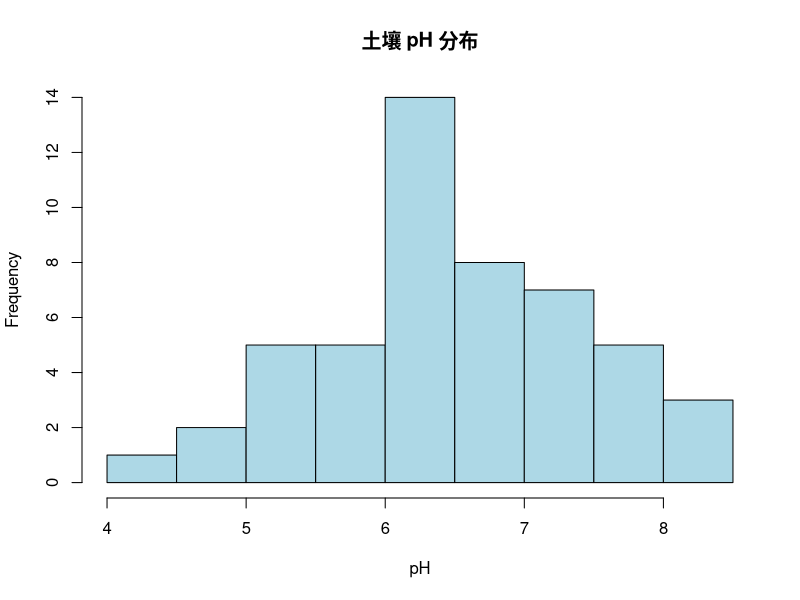
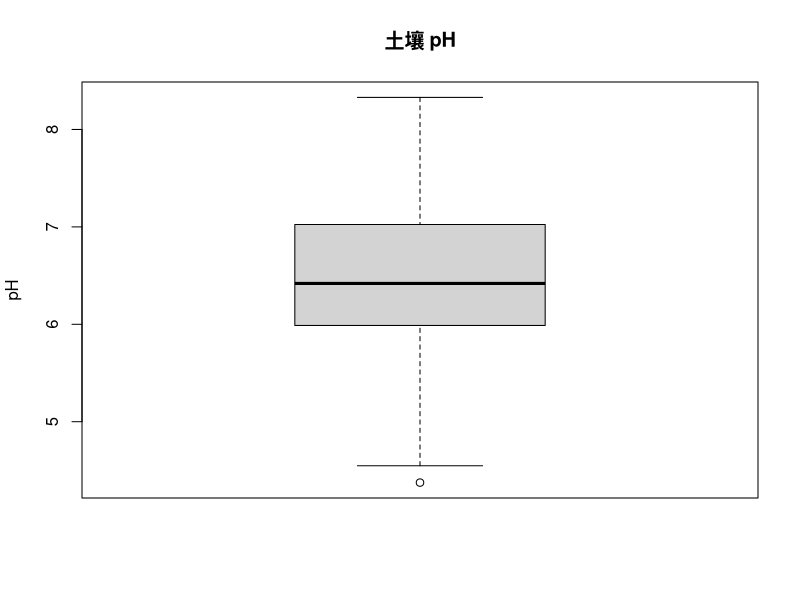
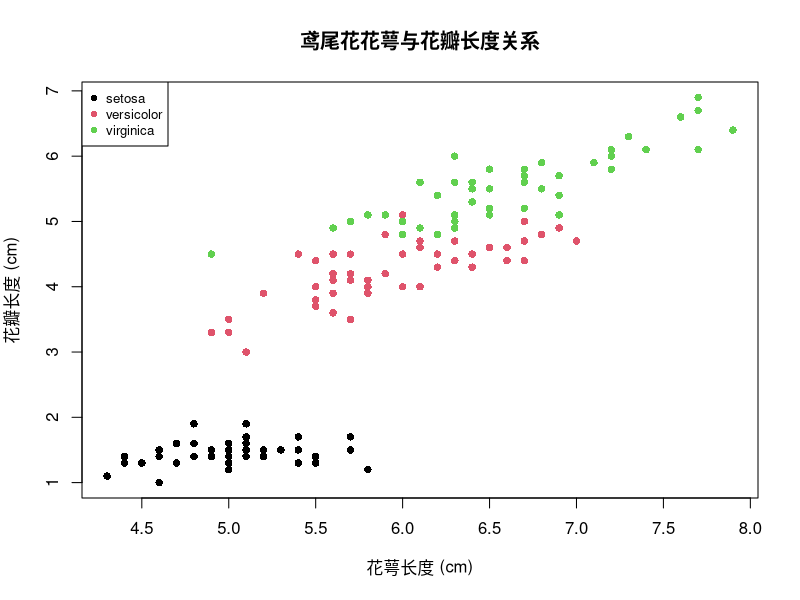

Generate these figures, in order, with R:
## ---- chunk 1
x <- 3.14        # 赋值
y <- 42L          # 整数（加 L 后缀）
class(x)          # 查看类型
class(y)
## ---- chunk 2
name <- "广西大学"
species <- '马尾松'    # 单引号和双引号都可以
class(name)
nchar(name)            # 字符数
## ---- chunk 3
is_tree <- TRUE
is_herb <- FALSE
3 > 2              # 比较运算返回逻辑值
## ---- chunk 4
# 数值向量
heights <- c(12.5, 8.3, 15.7, 10.2, 9.8)

# 字符向量
species <- c("马尾松", "杉木", "桉树", "樟树", "楠木")

# 逻辑向量
is_native <- c(TRUE, TRUE, FALSE, TRUE, TRUE)
## ---- chunk 5
heights <- c(12.5, 8.3, 15.7, 10.2, 9.8)

# 基本运算
heights * 100          # 每个元素乘以 100（cm 转换）
heights + 1            # 每个元素加 1

# 统计函数
mean(heights)          # 平均值
sd(heights)            # 标准差
max(heights)           # 最大值
min(heights)           # 最小值
length(heights)        # 长度
## ---- chunk 6
heights <- c(12.5, 8.3, 15.7, 10.2, 9.8)

heights[1]             # 第 1 个元素（R 从 1 开始计数！）
heights[c(1, 3)]       # 第 1 和第 3 个
heights[heights > 10]  # 筛选大于 10 的元素
## ---- chunk 7
# 创建因子
habitat <- factor(c("森林", "草地", "湿地", "森林", "草地", "森林"))
habitat

# 查看水平
levels(habitat)

# 频次统计
table(habitat)
## ---- chunk 8
# 创建有序因子
soil_depth <- factor(
  c("0-10cm", "10-20cm", "20-30cm", "0-10cm", "10-20cm"),
  levels = c("0-10cm", "10-20cm", "20-30cm"),
  ordered = TRUE
)
soil_depth

# 有序因子支持比较运算
soil_depth[1] < soil_depth[3]  # TRUE：0-10cm < 20-30cm
## ---- chunk 9
# 创建数据框
tree_data <- data.frame(
  species = c("马尾松", "杉木", "桉树", "樟树", "楠木"),
  height = c(12.5, 8.3, 15.7, 10.2, 9.8),
  dbh = c(25.3, 15.8, 32.1, 20.5, 18.7),    # 胸径 (cm)
  native = c(TRUE, TRUE, FALSE, TRUE, TRUE)
)

# 查看数据
tree_data
str(tree_data)     # 查看结构
summary(tree_data) # 描述性统计
## ---- chunk 10
tree_data <- data.frame(
  species = c("马尾松", "杉木", "桉树", "樟树", "楠木"),
  height = c(12.5, 8.3, 15.7, 10.2, 9.8),
  dbh = c(25.3, 15.8, 32.1, 20.5, 18.7),
  native = c(TRUE, TRUE, FALSE, TRUE, TRUE)
)

tree_data$height       # 用 $ 访问列
tree_data[1, ]         # 第 1 行
tree_data[, 2]         # 第 2 列
tree_data[1, 2]        # 第 1 行第 2 列
## ---- chunk 11
# 生成示例数据
set.seed(42)  # 设置随机种子，确保可重复
soil_ph <- rnorm(50, mean = 6.5, sd = 0.8)  # 50 个土壤 pH 值

# 描述性统计
mean(soil_ph)          # 平均值
median(soil_ph)        # 中位数
sd(soil_ph)            # 标准差
var(soil_ph)           # 方差
range(soil_ph)         # 范围
quantile(soil_ph)      # 四分位数

# 综合统计
summary(soil_ph)
## ---- chunk 12
set.seed(42)
soil_ph <- rnorm(50, mean = 6.5, sd = 0.8)

# 直方图
hist(soil_ph, main = "土壤 pH 分布", xlab = "pH", col = "lightblue")

# 箱线图
boxplot(soil_ph, main = "土壤 pH", ylab = "pH")
## ---- chunk 13
# 加载数据
data(iris)

# 查看前 6 行
head(iris)

# 数据结构
str(iris)

# 描述性统计
summary(iris)

# 按物种分组统计花瓣长度
tapply(iris$Petal.Length, iris$Species, mean)

# 简单散点图
plot(iris$Sepal.Length, iris$Petal.Length,
     col = as.numeric(iris$Species),
     pch = 16,
     xlab = "花萼长度 (cm)",
     ylab = "花瓣长度 (cm)",
     main = "鸢尾花花萼与花瓣长度关系")
legend("topleft", levels(iris$Species),
       col = 1:3, pch = 16, cex = 0.8)
